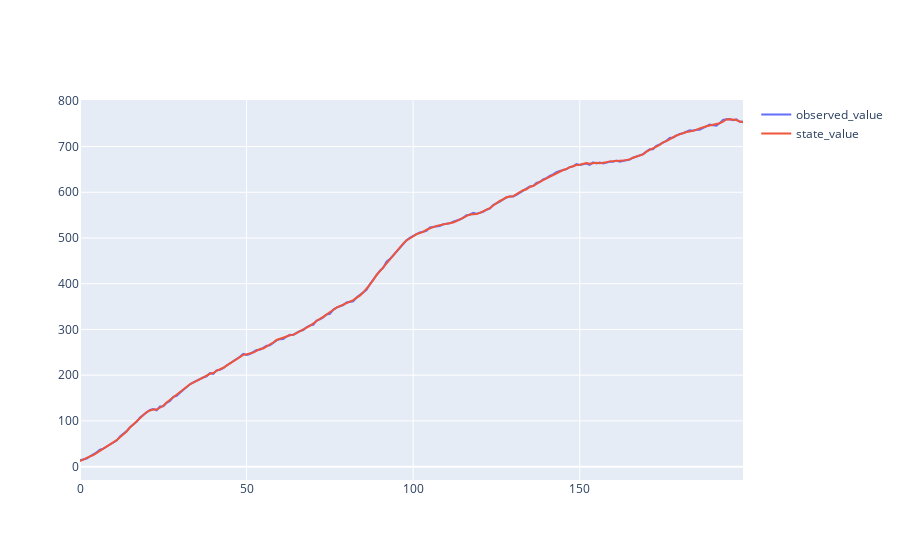

Notebook source saved alongside this figure:
### Code cell
# 可視化
fig = go.Figure(
    data = [
        go.Scatter(x=np.arange(T), y=y.reshape(-1), name="observed_value"),
        go.Scatter(x=np.arange(T), y=x[:, 0].reshape(-1), name="state_value"),
    ]
)
fig.show()

### Figure 1 — Plotly figure (JSON) as saved in the notebook; plotly's stock layout.template omitted (floating-point values rounded to 4 significant figures; data arrays with more than 128 entries replaced by an {"elided": "..."} marker saying what was removed)
{"data": [{"name": "observed_value", "type": "scatter", "x": {"elided": "200 int values"}, "y": {"elided": "200 float values"}}, {"name": "state_value", "type": "scatter", "x": {"elided": "200 int values"}, "y": {"elided": "200 float values"}}], "layout": {"autosize": true, "xaxis": {"autorange": true, "range": [0, 199], "type": "linear"}, "yaxis": {"autorange": true, "range": [-29.23, 801.7], "type": "linear"}}}
